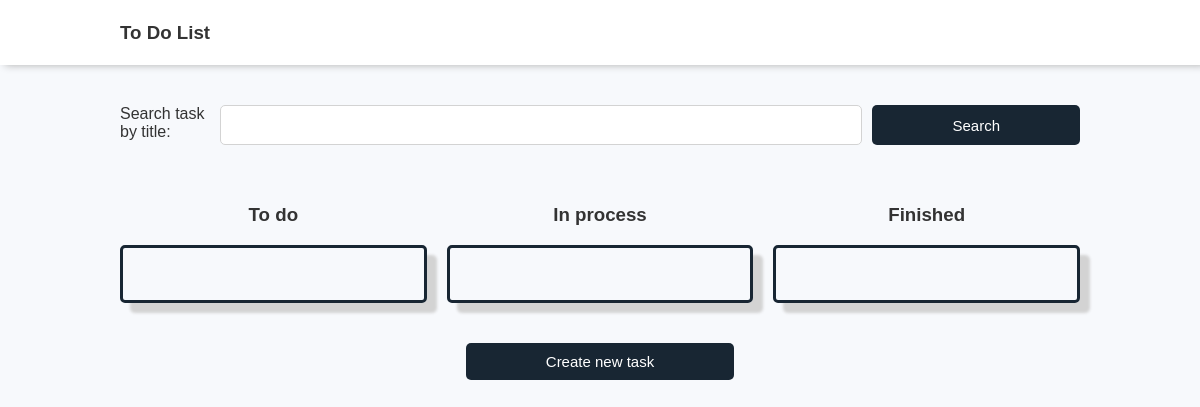
The app's page /, older data.
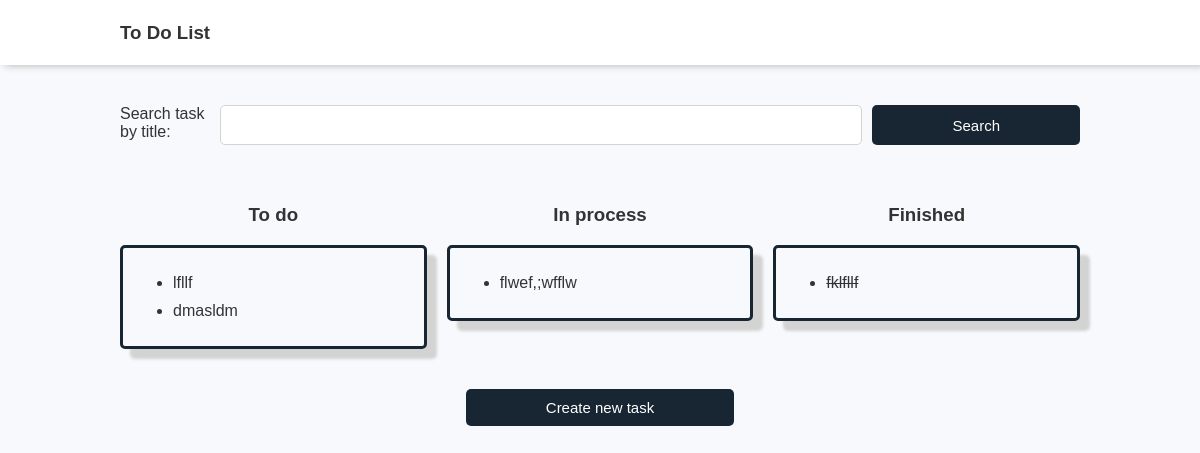
The same page, newer data.
### tasks/models.py (models this page shows)
class Task(models.Model):
    to_do = 'to_do'
    in_process = 'in_process'
    finished = 'finished'
    STATUS_CHOICES = [
        (to_do, 'to do'),
        (in_process, 'in process'),
        (finished, 'finished'),
    ]
    title = models.CharField(max_length=255)
    description = models.TextField()
    status = models.CharField(
        max_length=255,
        choices=STATUS_CHOICES,
        default=to_do
    )
    created_at = models.DateTimeField(auto_now_add=True)
    def __str__(self) -> str:
        return self.title

### tasks/views.py (the view)
# urls.py: path('', TaskListView.as_view(), name='task-list'),
class TaskListView(ListView):
    model = Task
    def get_queryset(self):
        qs = super().get_queryset()
        searched_title = self.request.GET.get('title')
        if searched_title:
            qs = qs.filter(title__contains=searched_title)
        return qs
    def get_context_data(self, **kwargs):
        context =  super().get_context_data(**kwargs)
        context['search_form'] = TitleFilterForm()
        return context

### tasks/forms.py
class TitleFilterForm(forms.Form):
    title = forms.CharField(
        max_length=255,
        label='Search task by title'
    )

### tasks/templates/tasks/task_list.html
{% extends 'tasks/base.html' %}
{% block content %}
<form method="get" class="search-form">
    {{ search_form }}
    <button type="submit">Search</button>
</form>
<div class="desk">
     <div class="box-container">
        <h3>To do</h3>
        <div class="box">
            <ul>
                {% for task in object_list %}
                    {% if task.status == 'to_do' %}
                    <li><a href="{% url 'task-detail' task.pk %}">{{ task }}</a></li>
                    {% endif %}
                {% endfor %}
            </ul>
        </div>
     </div>
    <div class="box-container">
        <h3>In process</h3>
        <div class="box">
            <ul>
                {% for task in task_list %}
                    {% if task.status == 'in_process' %}
                    <li><a href="{% url 'task-detail' task.pk %}">{{ task }}</a></li>
                    {% endif %}
                {% endfor %}
            </ul>
        </div>
     </div>
    <div class="box-container">
        <h3>Finished</h3>
        <div class="box">
            <ul>
                {% for task in task_list %}
                    {% if task.status == 'finished' %}
                    <li style="text-decoration: line-through;"><a href="{% url 'task-detail' task.pk %}">{{ task }}</a></li>
                    {% endif %}
                {% endfor %}
            </ul>
        </div>
     </div>
</div>
<div class="btn-container">
    <a href="{% url 'task-create' %}"><button>Create new task</button></a>
</div>
{% endblock %}

Row changes from the older to the newer data that the page shows:
added Task: title "lfllf", shown under "To do"
added Task: title "dmasldm", shown under "To do"
added Task: title "flwef,;wfflw", shown under "In process"
added Task: title "fklfllf", shown under "Finished"
